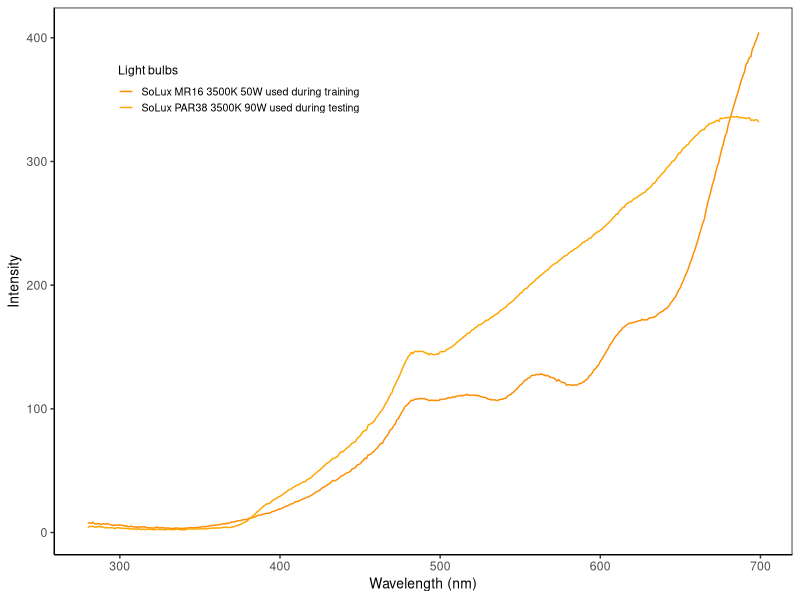

R code for this plot:
#~~~~~~~~~~~~~~~~~~~~~~~~~~~~~~~~~~~~~~~~~~~~~~~~~~~~~~~~~~~~~~~~~~~~~~~~~~~~~~~~~~~~~~~~~~~~~~~~~~~~~~~~~~~~~~~
#	 Malika IHLE      malika_ihle@hotmail.fr
#	 Plot irradiance light bulb used during training and testing
#  these measurements were taken by Calum in May 2017, using IT 2.5ms, and putting the probe directly under the light (90 degree angle)
#	 Start : 2019 04 03
#~~~~~~~~~~~~~~~~~~~~~~~~~~~~~~~~~~~~~~~~~~~~~~~~~~~~~~~~~~~~~~~~~~~~~~~~~~~~~~~~~~~~~~~~~~~~~~~~~~~~~~~~~~~~~~

table <- read.table("1_RawData/IrradianceLamps.txt", header=TRUE)
head(table)
table <- table[table$nm <700,]

library(ggplot2)


setEPS()
pdf(paste(here(), "5_FiguresReport/IrradianceLamps.pdf", sep="/"), height=3, width=6.8)

ggplot(data=table, aes(x=nm, y=intensity, colour = lamp)) +
  scale_y_continuous(name = "Intensity") +
  scale_x_continuous(name = "Wavelength (nm)") +
  scale_color_manual(values = c("training"="orange","testing" ="darkorange"), 
                     labels = c("SoLux MR16 3500K 50W used during training" ,
                                "SoLux PAR38 3500K 90W used during testing")) +
                       
  geom_line() +
 theme_classic() +
  theme (panel.border = element_rect(colour = "black", fill=NA), # ad square box around graph 
         axis.title.x=element_text(size=10),
         axis.title.y=element_text(size=10),
         legend.position=c(0.25,0.85),
         legend.title = element_text(size=rel(0.8)),
         legend.text = element_text(size=rel(0.7)),
         legend.key.size = unit(0.8, 'lines'))+
guides(colour = guide_legend(title = "Light bulbs")) 


dev.off()
